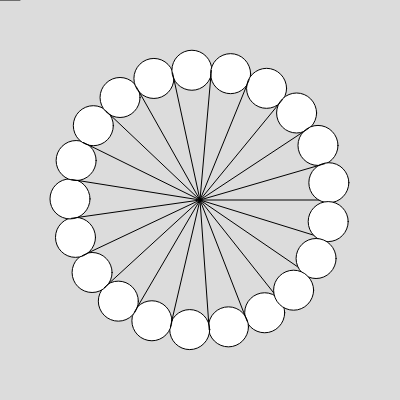
Frame 1 (no input)
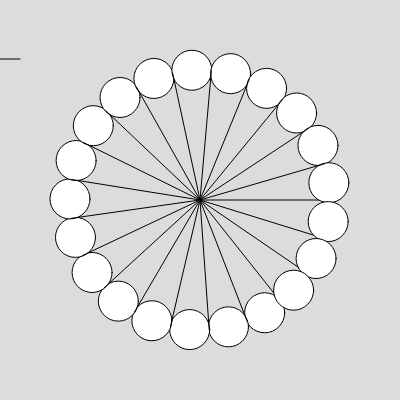
Frame 60 (no input)
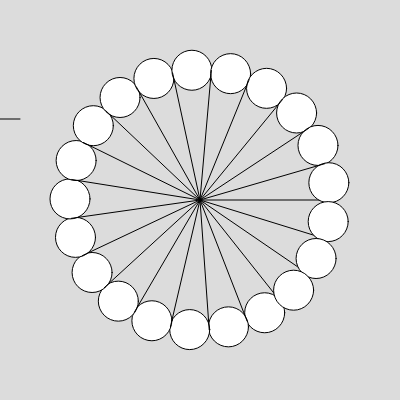
Frame 120 (the mouse pressed at the canvas centre since frame 60)

The p5.js sketch that drew these frames (run headless with seeded random() and noise() and a simulated clock; from frame 60 on, the mouse is pressed at the canvas centre):

// p5.js sketch
// ── sketch.js
let x = 0;
let y = 0;
let rcos;
let rsin;

function setup() {
  createCanvas(400, 400);
}

function draw() {
  background(220);
  //counters
  line(x, y, x + 20, y)
  y = y + 1
  
  //for loop
//   for(y=0;y<height;y+=10){
//   line(x, y, x + 20, y)
    
//   }
  
//Zarina, Home is a Foreign Place, 1999 (https://hammer.ucla.edu/programs-events/2012/11/zarina)
//moon phases woodcut  
  push()
  translate(width/2,height/2)
  for (a=0;a<TWO_PI;a+=0.3){
    rcos = 130*cos(a)
    rsin = 130*sin(a)
    line(0,0, rcos, rsin)
    dif = 1.05
    rsin2 = 130*sin(a+dif)
    rcos2 = 130*cos(a+dif)
    ellipse(rcos2,rsin2,40)
  }
  pop()  
}
